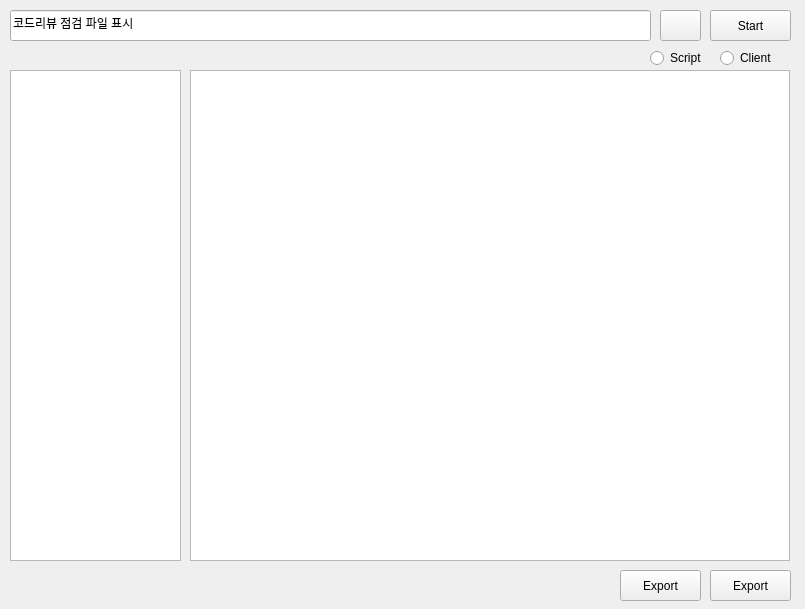
<?xml version="1.0" encoding="UTF-8"?>
<ui version="4.0">
 <class>Form</class>
 <widget class="QWidget" name="Form">
  <property name="geometry">
   <rect>
    <x>0</x>
    <y>0</y>
    <width>805</width>
    <height>609</height>
   </rect>
  </property>
  <property name="windowTitle">
   <string>CodeReview 점검 Tool</string>
  </property>
  <widget class="QLineEdit" name="lineEdit_Path">
   <property name="geometry">
    <rect>
     <x>10</x>
     <y>10</y>
     <width>641</width>
     <height>31</height>
    </rect>
   </property>
   <property name="sizePolicy">
    <sizepolicy hsizetype="Preferred" vsizetype="Ignored">
     <horstretch>0</horstretch>
     <verstretch>0</verstretch>
    </sizepolicy>
   </property>
   <property name="contextMenuPolicy">
    <enum>Qt::ActionsContextMenu</enum>
   </property>
   <property name="acceptDrops">
    <bool>true</bool>
   </property>
   <property name="layoutDirection">
    <enum>Qt::RightToLeft</enum>
   </property>
   <property name="text">
    <string>코드리뷰 점검 파일 표시</string>
   </property>
  </widget>
  <widget class="QPushButton" name="pushButton_Open">
   <property name="geometry">
    <rect>
     <x>660</x>
     <y>10</y>
     <width>41</width>
     <height>31</height>
    </rect>
   </property>
   <property name="text">
    <string/>
   </property>
   <property name="icon">
    <iconset>
     <normaloff>folder_icon.png</normaloff>folder_icon.png</iconset>
   </property>
  </widget>
  <widget class="QPushButton" name="pushButton_Open_2">
   <property name="geometry">
    <rect>
     <x>710</x>
     <y>10</y>
     <width>81</width>
     <height>31</height>
    </rect>
   </property>
   <property name="text">
    <string extracomment="sdfasf">Start</string>
   </property>
  </widget>
  <widget class="QPushButton" name="pushButton_Open_3">
   <property name="geometry">
    <rect>
     <x>710</x>
     <y>570</y>
     <width>81</width>
     <height>31</height>
    </rect>
   </property>
   <property name="text">
    <string extracomment="sdfasf">Export</string>
   </property>
  </widget>
  <widget class="QRadioButton" name="radioButton">
   <property name="geometry">
    <rect>
     <x>720</x>
     <y>50</y>
     <width>61</width>
     <height>16</height>
    </rect>
   </property>
   <property name="text">
    <string>Client</string>
   </property>
  </widget>
  <widget class="QRadioButton" name="radioButton_2">
   <property name="geometry">
    <rect>
     <x>650</x>
     <y>50</y>
     <width>61</width>
     <height>16</height>
    </rect>
   </property>
   <property name="text">
    <string>Script</string>
   </property>
  </widget>
  <widget class="QListWidget" name="listWidget_file">
   <property name="geometry">
    <rect>
     <x>10</x>
     <y>70</y>
     <width>171</width>
     <height>491</height>
    </rect>
   </property>
  </widget>
  <widget class="QTableWidget" name="tableWidget">
   <property name="geometry">
    <rect>
     <x>190</x>
     <y>70</y>
     <width>600</width>
     <height>491</height>
    </rect>
   </property>
   <attribute name="verticalHeaderCascadingSectionResizes">
    <bool>true</bool>
   </attribute>
  </widget>
  <widget class="QPushButton" name="pushButton_Open_4">
   <property name="geometry">
    <rect>
     <x>620</x>
     <y>570</y>
     <width>81</width>
     <height>31</height>
    </rect>
   </property>
   <property name="text">
    <string extracomment="sdfasf">Export</string>
   </property>
  </widget>
 </widget>
 <resources/>
 <connections/>
</ui>
